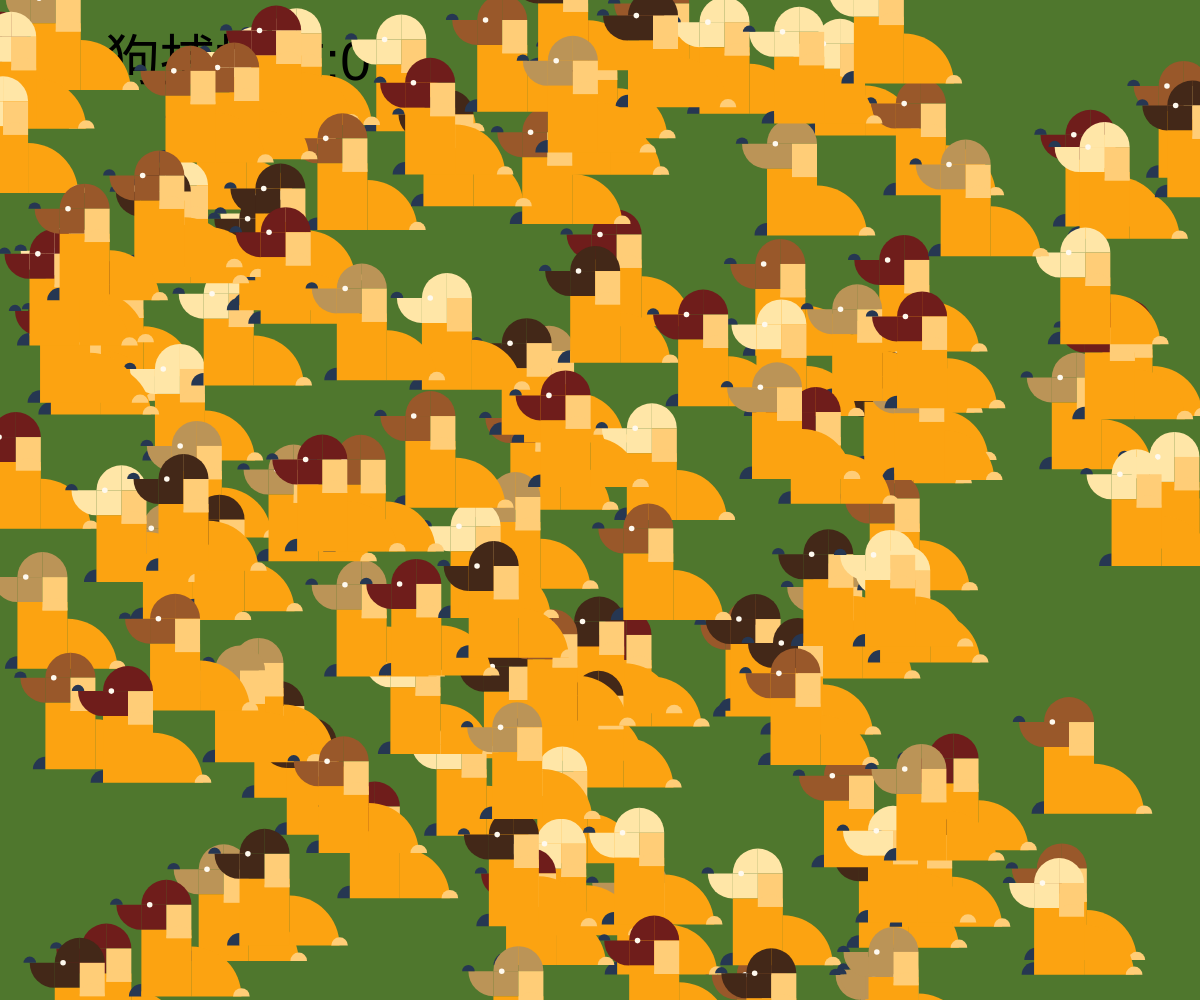
Frame 1 (no input)
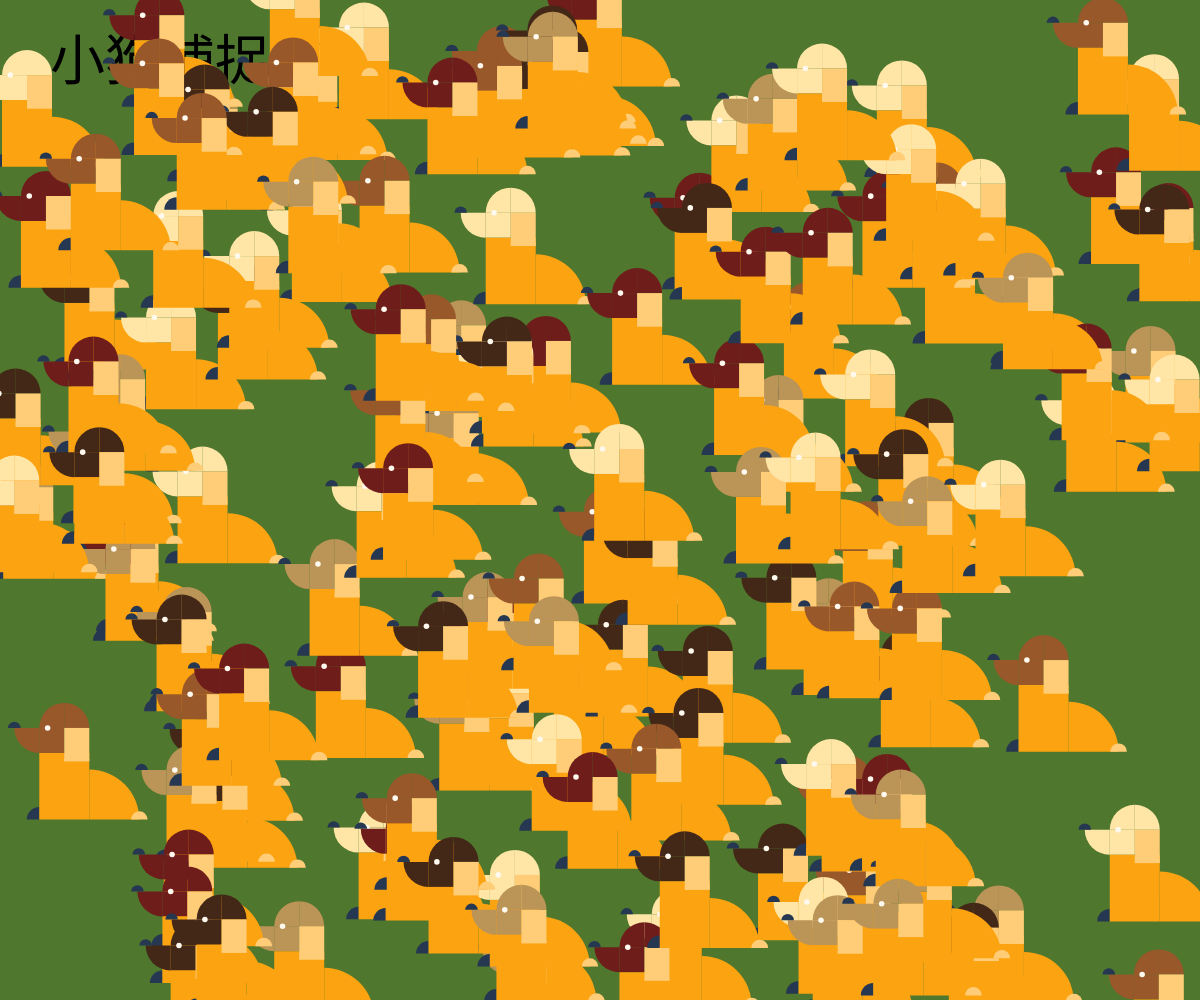
Frame 60 (no input)
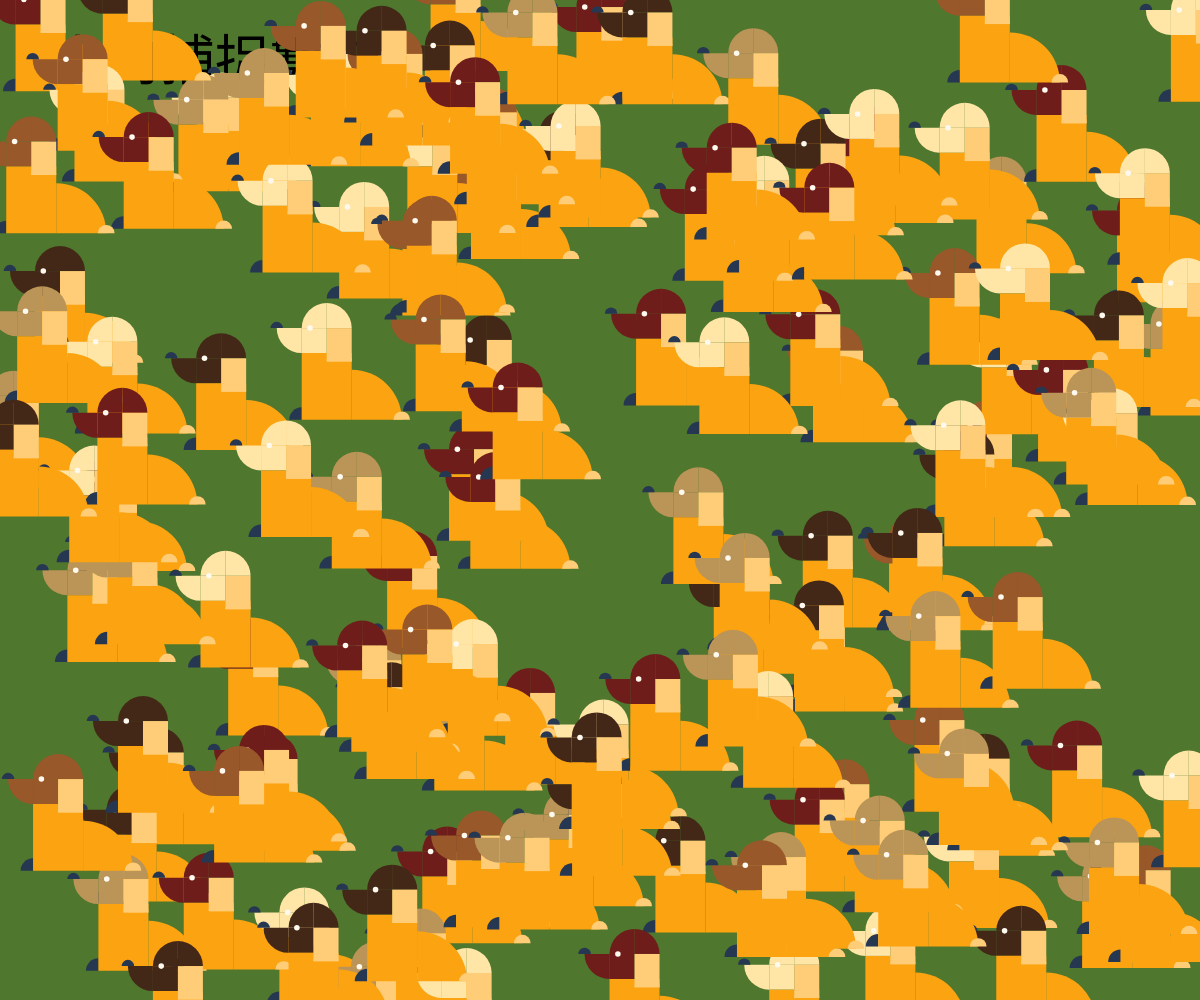
Frame 120 (the mouse pressed at the canvas centre since frame 60)

The p5.js sketch that drew these frames (run headless with seeded random() and noise() and a simulated clock; from frame 60 on, the mouse is pressed at the canvas centre):

// p5.js sketch
// ── sketch.js
var colors = "6f1d1b-bb9457-432818-99582a-ffe6a7".split("-").map(a=>"#"+a)
var nose_colors = ["#FAEBCD"];
var balls = []
var ball
class ball_class{
  constructor(args){
    this.p = args.p || {x:width/2,y:height}/2;
    this.r = args.r || random(50,120)
    this.color = args.color || random(colors)
    this.v = args.v || {x:random(-2,2),y:random(-2,2)}
    this.nose_color = args.nose_color || random(nose_colors)
    this.b = 100
  }
  draw(){
    noStroke()
    //   カオ
    fill(this.color);
rect(this.p.x - this.b/4, this.p.y - this.b / 4, this.b / 4, this.b / 4);
arc(this.p.x, this.p.y - this.b / 4, this.b / 2, this.b / 2, PI, PI + HALF_PI, PIE);
arc(this.p.x, this.p.y - this.b / 4, this.b / 2, this.b / 2, PI + HALF_PI, TWO_PI, PIE);

// 鼻子
fill(colors);
arc(this.p.x - this.b / 4, this.p.y - this.b / 4, this.b / 2, this.b / 2, HALF_PI, PI, PIE);
fill("#263752");
arc(this.p.x - this.b / 2, this.p.y - this.b / 4, this.b / 8, this.b / 8, PI, TWO_PI, PIE);

// 腳
fill("#263752");
arc(this.p.x - this.b / 4, this.p.y + this.b / 1.5 , this.b / 4, this.b / 4, PI, PI + HALF_PI, PIE);

// 身體
fill("#fca311");
rect(this.p.x - this.b / 4, this.p.y, this.b / 2, this.b / 1.5);
arc(this.p.x + this.b / 4, this.p.y + this.b / 1.5, this.b, this.b, PI + HALF_PI, TWO_PI, PIE);

// 耳朵
fill("#ffcd77");
rect(this.p.x, this.p.y - this.b / 4, this.b / 4, this.b / 3);
arc(this.p.x + this.b / 8, this.p.y - this.b / 4 + this.b / 3, this.b / 4, this.b / 4, PI, TWO_PI, PIE);

// 尾巴
fill("#ffcd77");
arc(this.p.x + this.b / 4 + this.b / 2, this.p.y + this.b / 1.5, this.b / 6, this.b / 6, PI, TWO_PI, PIE);

// 嘴
fill("#fef9ef");
circle(this.p.x - this.b / 6, this.p.y - this.b / 4, this.b / 18);

  }
  update(){
   
      this.p.x=this.p.x+this.v.x
      this.p.y=this.p.y+this.v.y

      if(this.p.x<0){
        this.v.x=-this.v.x}
      if(this.p.x>width){
         this.v.x=-this.v.x}
      if(this.p.y<0){
        this.v.y=-this.v.y}
      if(this.p.y>height){
         this.v.y=-this.v.y}

      }
      isBallInRange() {
        let d = dist (mouseX,mouseY,this.p.x,this.p.y)
            if(d<this.b){
            return true
            }
            else{
            return false
            }
          }
}


    

function setup() {
  createCanvas(windowWidth, windowHeight);
  for(i = 0; i < 150; i++){
    ball = new ball_class({
      v: {x: random(-2, 2), y: random(-2, 2)},
      p: {x: random(0, width), y:random(0,height)},
      a: {x: 0, y: 0}
     
     
    })
    balls.push(ball)
  }
}
var score=0
function draw() {
  background("#4f772d")
  fill(0)
  textSize(55)
  text("小狗捕捉數:"+score,50,80)
  fill(ball.color)
  for(j = 0; j < balls.length; j++){
    ball = balls[j]
    ball.draw()
    ball.update()
    if(ball.isBallInRange()){
    ball.v.x=ball.v.x+0.8
    ball.v.y=ball.v.y+0.8
    }
   
  }
}

function mousePressed(){
  //ball = new ball_class({
    //v: {x: random(-2, 2), y: random(-2, 2)},
    //p: {x:mouseX, y:mouseY},
    //a: {x: 0, y: 0}
    
   
  //})
  //balls.push(ball)
  for(let ball of balls){
    if(ball.isBallInRange()){
      balls.splice(balls.indexOf(ball),1)
      score=score+1
    }
  }
  fill("#f00")
  textSize(70)
  text(score,50,0)
}
